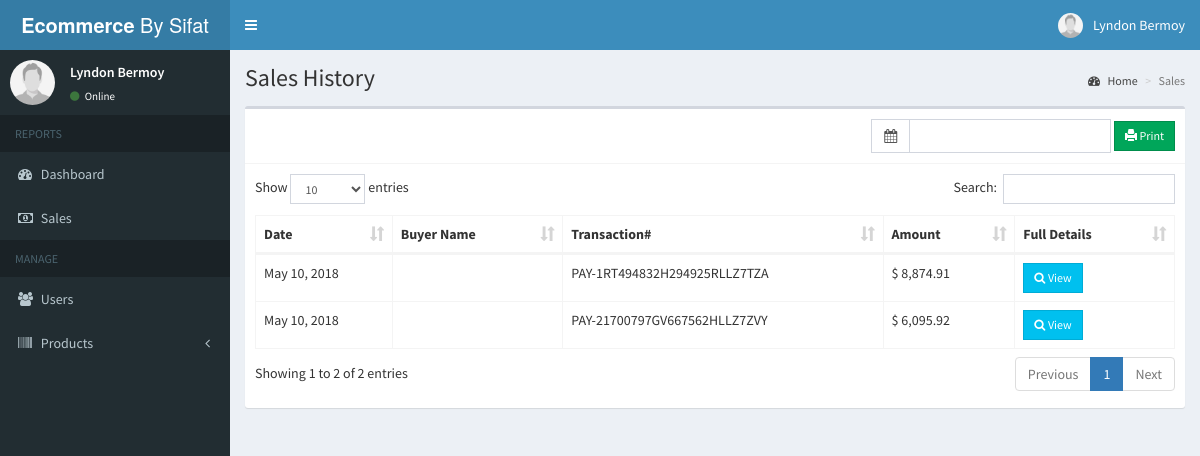
/admin/totalsales.php (signed in), run on the app's committed database.
### tables this page shows
CREATE TABLE `users` (
  `id` int(11) NOT NULL,
  `email` varchar(200) NOT NULL,
  `password` varchar(60) NOT NULL,
  `type` int(1) NOT NULL,
  `firstname` varchar(50) NOT NULL,
  `lastname` varchar(50) NOT NULL,
  `address` text NOT NULL,
  `contact_info` varchar(100) NOT NULL,
  `photo` varchar(200) NOT NULL,
  `status` int(1) NOT NULL,
  `activate_code` varchar(15) NOT NULL,
  `reset_code` varchar(15) NOT NULL,
  `created_on` date NOT NULL
);

CREATE TABLE `sales` (
  `id` int(11) NOT NULL,
  `user_id` int(11) NOT NULL,
  `pay_id` varchar(50) NOT NULL,
  `sales_date` date NOT NULL
);

### admin/includes/session.php (called while the page is built, shortened)
<?php
	include '../includes/conn.php';
	$conn = $pdo->open();
	$stmt = $conn->prepare("SELECT * FROM users WHERE id=:id");
	$stmt->execute(['id'=>$_SESSION['admin']]);
	$admin = $stmt->fetch();
?>

### admin/totalsales.php (the view, shortened to what this page needs)
<?php include 'includes/session.php'; ?>
<?php include 'includes/header.php'; ?>
<body class="hold-transition skin-blue sidebar-mini">
<div class="wrapper">
  <?php include 'includes/navbar.php'; ?>
  <?php include 'includes/menubar.php'; ?>
  <div class="content-wrapper">
    <section class="content-header">
      <h1>
        Sales History
      </h1>
      <ol class="breadcrumb">
        <li><a href="#"><i class="fa fa-dashboard"></i> Home</a></li>
        <li class="active">Sales</li>
      </ol>
    </section>
    <section class="content">
      <div class="row">
        <div class="col-xs-12">
          <div class="box">
            <div class="box-header with-border">
              <div class="pull-right">
                <form method="POST" class="form-inline" action="sales_print.php">
                  <div class="input-group">
                    <div class="input-group-addon">
                      <i class="fa fa-calendar"></i>
                    </div>
                    <input type="text" class="form-control pull-right col-sm-8" id="reservation" name="date_range">
                  </div>
                  <button type="submit" class="btn btn-success btn-sm btn-flat" name="print"><span class="glyphicon glyphicon-print"></span> Print</button>
                </form>
              </div>
            </div>
            <div class="box-body">
              <table id="example1" class="table table-bordered">
                <thead>
                  <th>Date</th>
                  <th>Buyer Name</th>
                  <th>Transaction#</th>
                  <th>Amount</th>
                  <th>Full Details</th>
                </thead>
                <tbody>
                  <?php
                    $conn = $pdo->open();
                    try{
                      $stmt = $conn->prepare("SELECT *, sales.id AS salesid FROM sales LEFT JOIN users ON users.id=sales.user_id ORDER BY sales_date DESC");
                      $stmt->execute();
                      foreach($stmt as $row){
                        $stmt = $conn->prepare("SELECT * FROM details LEFT JOIN products ON products.id=details.product_id WHERE details.sales_id=:id");
                        $stmt->execute(['id'=>$row['salesid']]);
                        $total = 0;
                        foreach($stmt as $details){
                          $subtotal = $details['price']*$details['quantity'];
                          $total += $subtotal;
                        }
                        echo "
                          <tr>
                            <td class='hidden'></td>
                            <td>".date('M d, Y', strtotime($row['sales_date']))."</td>
                            <td>".$row['firstname'].' '.$row['lastname']."</td>
                            <td>".$row['pay_id']."</td>
                            <td>&#36; ".number_format($total, 2)."</td>
                            <td><button type='button' class='btn btn-info btn-sm btn-flat transact' data-id='".$row['salesid']."'><i class='fa fa-search'></i> View</button></td>
                          </tr>
                        ";
                      }
                    }
                    catch(PDOException $e){
                      echo $e->getMessage();
                    }
                  ?>
                </tbody>
              </table>
            </div>
          </div>
        </div>
      </div>
    </section>
  </div>
</div>
</body>
</html>

### admin/includes/navbar.php (shortened to what this page needs)
<header class="main-header">
  <a href="#" class="logo">
    <span class="logo-lg"><b>Ecommerce  </b>By Sifat</span>
  </a>
  <nav class="navbar navbar-static-top">
    <a href="#" class="sidebar-toggle" data-toggle="push-menu" role="button">
    </a>
    <div class="navbar-custom-menu">
      <ul class="nav navbar-nav">
        <li class="dropdown user user-menu">
          <a href="#" class="dropdown-toggle" data-toggle="dropdown">
            <img src="<?php echo (!empty($admin['photo'])) ? '../images/'.$admin['photo'] : '../images/profile.jpg'; ?>" class="user-image" alt="User Image">
            <span class="hidden-xs"><?php echo $admin['firstname'].' '.$admin['lastname']; ?></span>
          </a>
        </li>
      </ul>
    </div>
  </nav>
</header>

### admin/includes/menubar.php (shortened to what this page needs)
<aside class="main-sidebar">
  <section class="sidebar">
    <div class="user-panel">
      <div class="pull-left image">
        <img src="<?php echo (!empty($admin['photo'])) ? '../images/'.$admin['photo'] : '../images/profile.jpg'; ?>" class="img-circle" alt="User Image">
      </div>
      <div class="pull-left info">
        <p><?php echo $admin['firstname'].' '.$admin['lastname']; ?></p>
        <a><i class="fa fa-circle text-success"></i> Online</a>
      </div>
    </div>
    <ul class="sidebar-menu" data-widget="tree">
      <li class="header">REPORTS</li>
      <li><a href="home.php"><i class="fa fa-dashboard"></i> <span>Dashboard</span></a></li>
      <li><a href="sales.php"><i class="fa fa-money"></i> <span>Sales</span></a></li>
      <li class="header">MANAGE</li>
      <li><a href="users.php"><i class="fa fa-users"></i> <span>Users</span></a></li>
      <li class="treeview">
        <a href="#">
          <i class="fa fa-barcode"></i>
          <span>Products</span>
          <span class="pull-right-container">
            <i class="fa fa-angle-left pull-right"></i>
          </span>
        </a>
      </li>
    </ul>
  </section>
</aside>

### data on the page
users: photo (placeholder picture), firstname "Lyndon", lastname "Bermoy"
sales: sales_date "May 10, 2018", pay "PAY-1RT494832H294925RLLZ7TZA", total "8,874.91"
sales: sales_date "May 10, 2018", pay "PAY-21700797GV667562HLLZ7ZVY", total "6,095.92"
